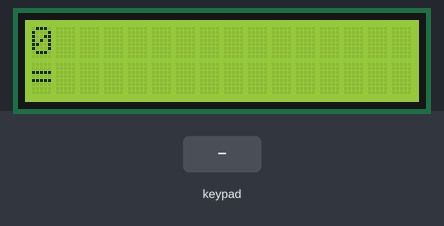
This sketch was run on a simulated Arduino Uno, built with avr-gcc and run on an emulated ATmega328P. Shown: 16×2 character LCD. The test bench sets the inputs (shaded band). What the sketch prints to the serial monitor is not drawn.

Above: at 1.2 s.
1.3 s: keypad keys 7 + 5 = pressed 0.4 s apart
At 3.1 s:
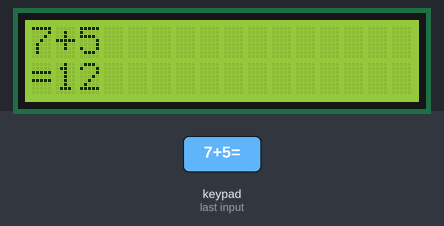
4.4 s: key 'x' pressed
At 5.6 s:
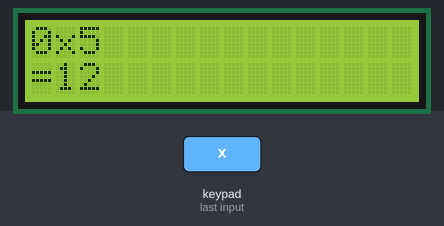
5.9 s: key '/' pressed
At 7.1 s:
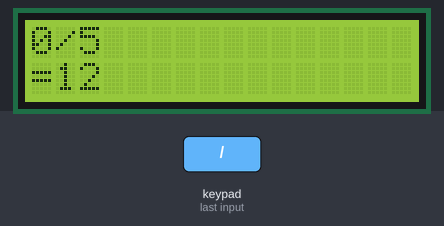
7.4 s: keypad keys 2 3 4 5 pressed 0.4 s apart
At 9.2 s:
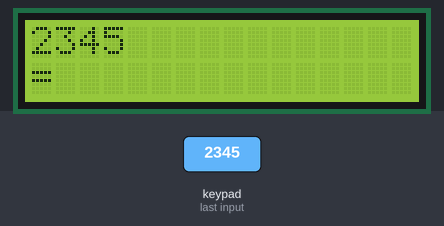
Timing chart, 0 to 10.7 s (numbered marks = the images above; inputs shaded):
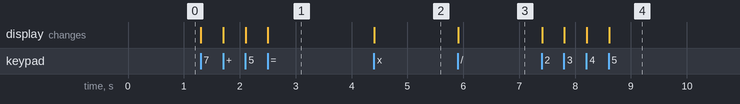

The sketch:

calculadora.ino
```cpp
/*

data: 18/01/2022
author: DARKnx#6070
creditos: Guaxinim#2753
descrição: Calculadora simples com arduino, teclado matricial e lcd
componentes usados: arduino uno, teclado matricial 4x4, lcd 16x2 azul, potenciometro 5k, protoboard, resistor 1k
*/


#include <LiquidCrystal.h>
#include <Keypad.h>


byte pinosColunas[] = {6,7,A1,A0}; //pinos colunas
byte pinosLinhas[] =   {2,3,4,5}; //pinos linhas

//mapeamento das teclas
char teclas[4][4] = {{'1','2','3', '+'},
                     {'4','5','6', '-'},
                     {'7','8','9', 'x'},
                     {'c','0','=', '/'}};

//usando biblioteva Keypad para iniciar o teclado
Keypad teclado = Keypad( makeKeymap(teclas), pinosLinhas, pinosColunas, 4, 4);
//declarando o display lcd
LiquidCrystal lcd(8, 9, 10, 11, 12, 13);


int currentNum, result, n, i = 0;
int end, fase = false;
char operador = '\0';


void setup() {

  lcd.begin(16,2);
  reset();
  Serial.begin(9600);
  Serial.println("Calculadora com arduino");
}


void eval() {
   if(operador == '+') {
     result += currentNum;
     currentNum = 0;
   } else if(operador == '-') {
     result -= currentNum;
     currentNum = 0;
   } else if(operador == 'x') {
     result *= currentNum;
     currentNum = 0;
   } else if(operador == '/') {
     result /= currentNum;
     currentNum = 0;
   }
}

void loop() {

char tecla = teclado.getKey();
if (!tecla) return;

//iniciando o switch
switch(tecla) {

case '0'...'9': {

  if (end) reset();
  int num = atoi(&tecla);
  currentNum = currentNum * 10 + num;
  if (fase == false) n++; else i++;
  updateLCD();

break;
}
case 'c':
  reset();
break;

case '+':
case '-':
case 'x':
case '/':
case '=':


  if(operador == '\0'){
    // se o operador antigo por '\0', quer dizer que é o primeiro operador a ser apertado
    result = currentNum;
    currentNum = 0;
    fase = true;
  } else {
    // se a pessoa já tiver clicado em um operadoro arduino faz a conta
    eval();
  }

  if(tecla == '=') {
    lcd.setCursor(1,1);
    lcd.print(result);
    operador = '\0';
    currentNum,result,n,i = 0;
    end = true;
  } else {
    operador = tecla;
    updateLCD();
  }

break;


}//switch

}


int updateLCD (){


if (operador == '\0'){
   lcd.setCursor(0,0);
   lcd.print(currentNum);
  } else {

   if ( currentNum == 0){

 lcd.setCursor(0,0);
 lcd.print(result);
 lcd.setCursor(n,0);
 lcd.print(operador);


    } else {

 lcd.setCursor(0,0);
 lcd.print(result);
 lcd.setCursor(n,0);
 lcd.print(operador);
 lcd.setCursor((n+1),0);
 lcd.print(currentNum);

      }
}
}
int reset(){
    lcd.clear();
    lcd.setCursor(0, 0);
    lcd.print("0");
    lcd.setCursor(0, 1);
    lcd.print("=");

    operador = '\0';
    fase, end = false;
    currentNum, result, n, i = 0;
}
```

Measured:
- after the input at 1.3 s, the display: first changes at once (image 1 shows a later state)
- after the input at 4.4 s, the display: changes at once (image 2)
- after the input at 5.9 s, the display: changes at once (image 3)
- after the input at 7.4 s, the display: first changes at once (image 4 shows a later state)
